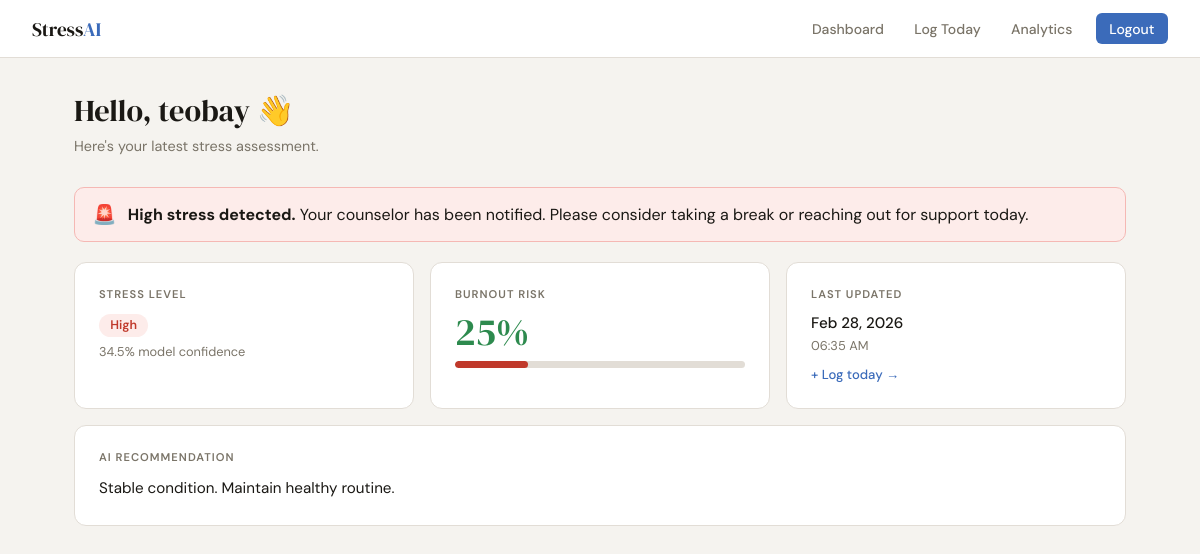
Page /dashboard (signed in) on the earlier database version.
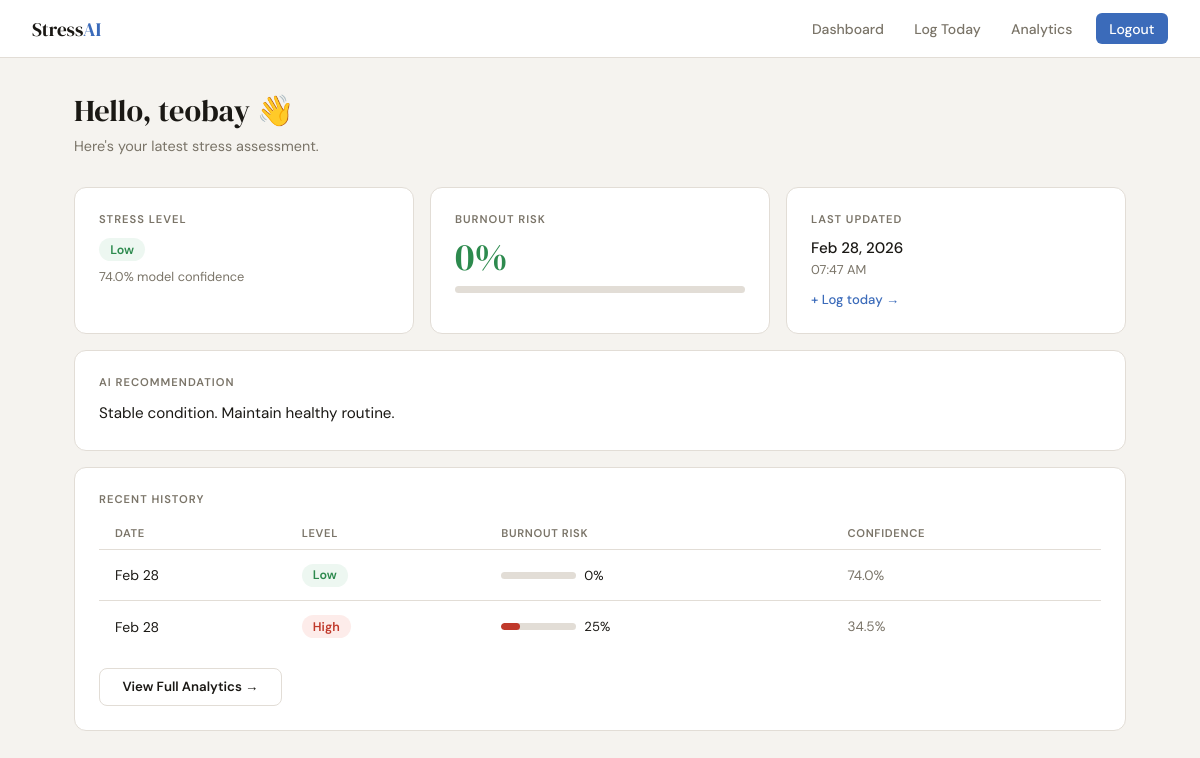
Same page on the later database version.
### app.py (models this page shows)
class StressPredictionResult(db.Model):
    id = db.Column(db.Integer, primary_key=True)
    user_id = db.Column(db.Integer, db.ForeignKey('user.id'))  # FIX: added FK
    stress_prediction = db.Column(db.String(50))
    stress_confidence = db.Column(db.Float)
    burnout_risk = db.Column(db.Float)
    suggested_action = db.Column(db.String(300))
    alert_sent = db.Column(db.Boolean, default=False)  # FIX: added alert flag
    created_at = db.Column(db.DateTime, default=datetime.utcnow)
    user = db.relationship('User', backref='predictions')

### app.py (the view)
@app.route("/dashboard")
@login_required
def dashboard():
    latest_result = StressPredictionResult.query.filter_by(
        user_id=current_user.id
    ).order_by(StressPredictionResult.created_at.desc()).first()
    history = StressPredictionResult.query.filter_by(
        user_id=current_user.id
    ).order_by(StressPredictionResult.created_at.desc()).limit(7).all()
    return render_template("dashboard.html", result=latest_result, history=history)

### app.py (called while the page is built)
@login_manager.user_loader
def load_user(user_id):
    return User.query.get(int(user_id))

### templates/dashboard.html (shortened to what this page needs)
{% extends "base.html" %}
{% block content %}
<div class="container">
  <div class="page-header">
    <h1>Hello, {{ current_user.username }} 👋</h1>
    <p>Here's your latest stress assessment.</p>
  </div>
  {% if result %}
    {% set level   = result.stress_prediction %}
    {% set burnout = result.burnout_risk | int %}
    {% if level == 'High' or burnout > 70 %}
    <div class="alert-banner">
      <span style="font-size:1.2rem">🚨</span>
      <div>
        <strong>High stress detected.</strong>
        Your counselor has been notified. Please consider taking a break or reaching out for support today.
      </div>
    </div>
    {% endif %}
    <div class="grid-3" style="margin-bottom:1rem">
      <div class="card">
        <div class="card-title">Stress Level</div>
        <div style="margin-bottom:0.4rem">
          <span class="badge badge-{{ level | lower }}">{{ level }}</span>
        </div>
        <div style="font-size:0.8rem; color:var(--muted)">{{ result.stress_confidence }}% model confidence</div>
      </div>
      <div class="card">
        <div class="card-title">Burnout Risk</div>
        <div class="stat-value" style="color:
          {% if burnout > 70 %}var(--high)
          {% elif burnout > 40 %}var(--mod)
          {% else %}var(--low){% endif %}">
          {{ burnout }}%
        </div>
        <div style="margin-top:0.6rem">
          <div class="progress-wrap">
            <div class="progress-bar pb-{{ level | lower }}" style="width:{{ burnout }}%"></div>
          </div>
        </div>
      </div>
      <div class="card">
        <div class="card-title">Last Updated</div>
        <div style="font-size:0.95rem; font-weight:500">{{ result.created_at.strftime("%b %d, %Y") }}</div>
        <div style="font-size:0.8rem; color:var(--muted); margin-top:0.2rem">{{ result.created_at.strftime("%I:%M %p") }}</div>
        <a href="{{ url_for('daily_form') }}"
           style="display:inline-block; margin-top:0.8rem; font-size:0.82rem; color:var(--accent); text-decoration:none; font-weight:500">
          + Log today →
        </a>
      </div>
    </div>
    <div class="card" style="margin-bottom:1rem">
      <div class="card-title">AI Recommendation</div>
      <p style="font-size:0.95rem; line-height:1.65">{{ result.suggested_action }}</p>
    </div>
    {% if history and history | length > 1 %}
    <div class="card">
      <div class="card-title">Recent History</div>
      <table>
        <thead>
          <tr>
            <th>Date</th>
            <th>Level</th>
            <th>Burnout Risk</th>
            <th>Confidence</th>
          </tr>
        </thead>
        <tbody>
          {% for r in history %}
          <tr>
            <td>{{ r.created_at.strftime("%b %d") }}</td>
            <td><span class="badge badge-{{ r.stress_prediction | lower }}">{{ r.stress_prediction }}</span></td>
            <td>
              <div style="display:flex; align-items:center; gap:0.5rem">
                <div class="progress-wrap" style="width:75px">
                  <div class="progress-bar pb-{{ r.stress_prediction | lower }}" style="width:{{ r.burnout_risk }}%"></div>
                </div>
                <span style="font-size:0.82rem">{{ r.burnout_risk | int }}%</span>
              </div>
            </td>
            <td style="color:var(--muted); font-size:0.85rem">{{ r.stress_confidence }}%</td>
          </tr>
          {% endfor %}
        </tbody>
      </table>
      <div style="margin-top:1rem">
        <a href="{{ url_for('analytics') }}" class="btn btn-outline" style="font-size:0.83rem">View Full Analytics →</a>
      </div>
    </div>
    {% endif %}
  {% endif %}
</div>
{% endblock %}

Differences in the rows shown:
added StressPredictionResult: stress_prediction "Low", stress_confidence "74.0", created_at "Feb 28, 2026", created_at "07:47 AM", suggested_action "Stable condition. Maintain healthy routine.", created_at "Feb 28", burnout_risk "0"
now on one of the page's lists (row unchanged): StressPredictionResult: created_at "Feb 28", stress_prediction "High", burnout_risk "25", stress_confidence "34.5"
Other differences:
{{ burnout }}: "25" → "0"
{{ level }}: "High" → "Low"
{{ result.stress_confidence }}: "34.5" → "74.0"
{{ result.created_at.strftime("%I:%M %p") }}: "06:35 AM" → "07:47 AM"
text no longer shown: "🚨 High stress detected. Your counselor has been notified. Please consider taking a break or reaching out for support today."
text now shown: "RECENT HISTORY DATE LEVEL BURNOUT RISK CONFIDENCE View Full Analytics →"
